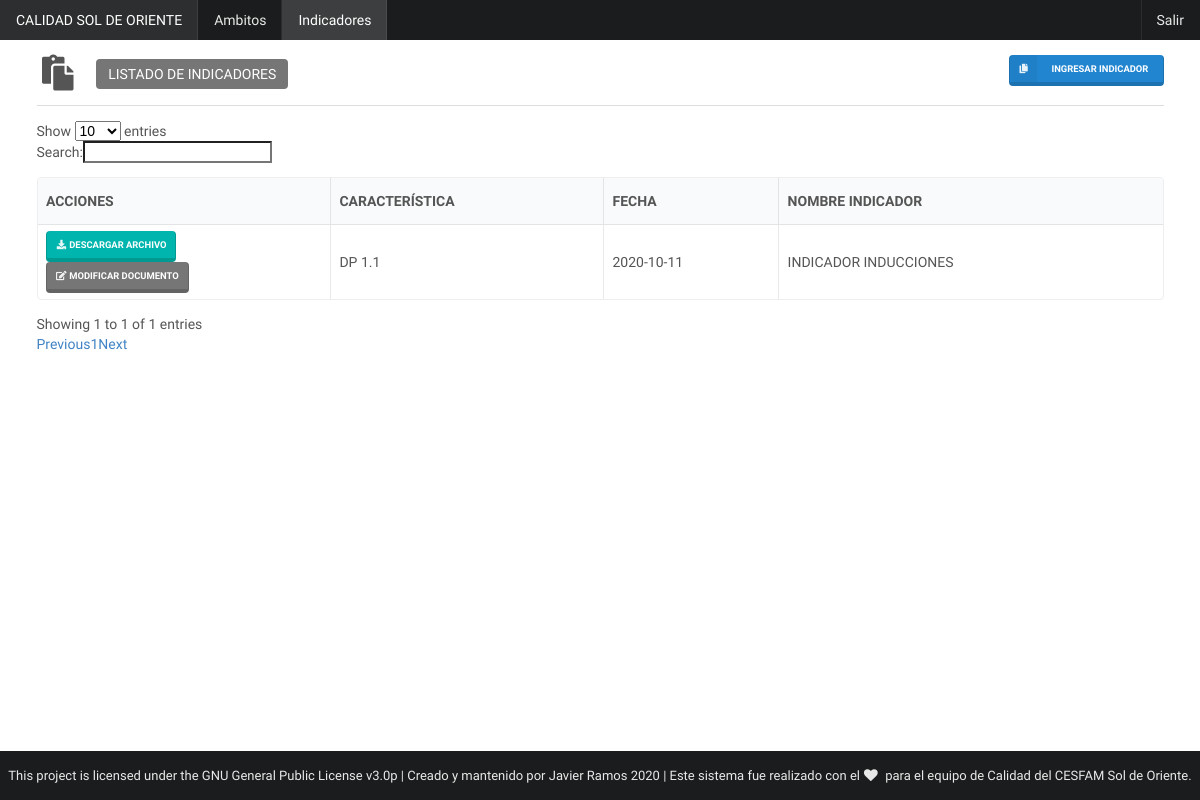
Before: /documentos/ (signed in) with the older database file.
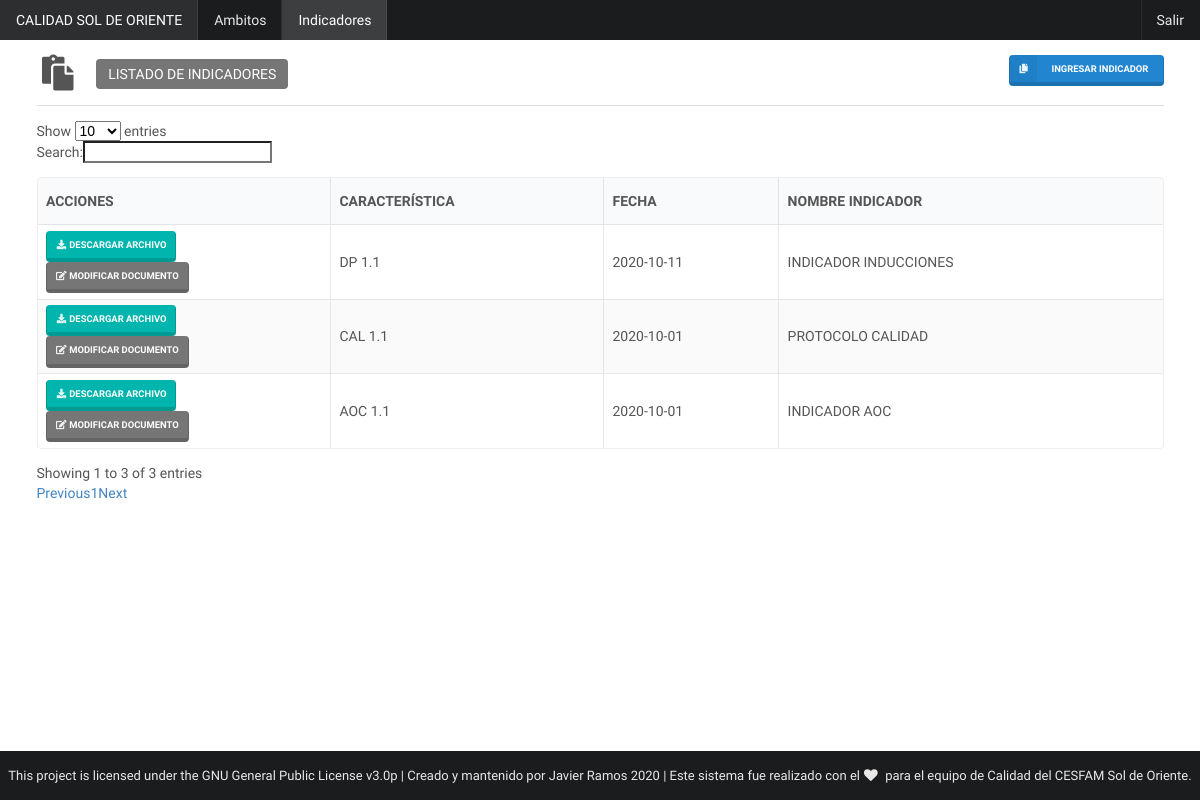
After: the same page with the newer database file.
### documentos/models.py (models this page shows, shortened)
class Documento(models.Model):
    nombre = models.CharField(
        max_length=255, verbose_name="Nombre del documento"
        )
    archivo = models.FileField(
        verbose_name='Archivo', null=True, blank=True, upload_to='documentos'
        )
    caracteristica = models.ForeignKey(
        Caracteristica, verbose_name="Característica", on_delete=models.CASCADE
        )
    funcionario = models.ForeignKey(
        Funcionario, verbose_name="Encargado", on_delete=models.CASCADE
        )
    tipo_documento = models.ForeignKey(
        TipoDocumento, verbose_name="Tipo de documento",
        on_delete=models.CASCADE
        )
    created = models.DateTimeField(
        auto_now_add=True, verbose_name='Fecha de creación'
        )
    updated = models.DateTimeField(
        auto_now=True, verbose_name='Fecha de edición'
        )
    version = models.FloatField(
        verbose_name='Versión del documento'
        )
    vigencia = models.DateField(verbose_name="Fecha de realización")

### caracteristicas/models.py (models this page shows)
class Caracteristica(models.Model):
    nombre = models.CharField(
        verbose_name='Nombre de Caracteristica', max_length=100
        )
    funcionario = models.ForeignKey(
        Funcionario, verbose_name="Encargado", on_delete=models.CASCADE,
        blank=True, null=True,
        related_name='caracteristica_funcionario'
        )
    subrogante = models.ForeignKey(
        Funcionario, verbose_name="Subrogante", on_delete=models.CASCADE,
        blank=True, null=True,
        related_name='caracteristica_subrogante'
        )
    ambito = models.ForeignKey(
        Ambito, verbose_name="Ámbito", on_delete=models.CASCADE
        )
    denominacion = RichTextField(
        verbose_name='Denomiación'
        )
    TIPO_CHOICES = (
        ('OBLIGATORIA', 'OBLIGATORIA'),
        ('NO OBLIGATORIA', 'NO OBLIGATORIA')
    )
    tipo = models.CharField(
        verbose_name="Tipo de caracteristica", choices=TIPO_CHOICES,
        max_length=15, null=True, blank=True
        )
    numero = models.FloatField(
        verbose_name='Número de Característica'
        )
    fecha_actualizacion = models.DateField(
        verbose_name='Fecha de última actualización', default='2018-11-13'
        )
    created = models.DateTimeField(
        auto_now_add=True, verbose_name='Fecha de creación'
        )
    updated = models.DateTimeField(
        auto_now=True, verbose_name='Fecha de edición'
        )
    class Meta:
        verbose_name = 'Característica'
        verbose_name_plural = 'Características'
        ordering = ['ambito', 'numero']
    def __str__(self):
        return self.nombre

### documentos/views.py (the view)
# urls.py: path('', DocumentoList.as_view(), name='documentos'),
@method_decorator(login_required(), name='dispatch')
class DocumentoList(ListView):
    model = Documento

### templates/documentos/documento_list.html (shortened to what this page needs)
{% extends 'core/base.html' %}
{% load static %}
{% block content %}
<div class="ui container">
  <h2 class="ui header floated left">
    <i class="clipboard check icon"></i>
    <div class="content">{{ caracteristica.nombre }}
      <div class="ui grey large label">LISTADO DE INDICADORES</div>
    </div>
  </h2>
     {% if request.user.is_staff %}
  <a class="ui right floated mini blue labeled icon button"
     data-tooltip="Ingresar Indicador"
     data-inverted=""
     data-position="bottom center"
     href="{% url 'documentos:crear' %}">
    <i class="copy outline icon"></i>
    INGRESAR INDICADOR
  </a>
  {% endif %}
  <div class="ui divider clearing"></div>
  <div>
    <table id="documentos" class="ui celled very compact table bordered striped">
      <thead>
      <tr>
        <th>ACCIONES</th>
        <th>CARACTERÍSTICA</th>
        <th>FECHA</th>
        <th>NOMBRE INDICADOR</th>
      </tr>
      </thead>
      <tbody>
      {% for documento in documento_list %}
      <tr>
        <td style="width: 26%">
          <a class="ui mini icon teal button"
             href="#"
             data-tooltip="Descargar Documentos"
             data-inverted=""
             data-position="bottom center">
            <i class="download icon"></i>
            Descargar Archivo
          </a>
          {% if request.user.is_staff %}
          <a class="ui mini icon grey button"
             href="#"
             data-tooltip="Modificar Documento"
             data-inverted=""
             data-position="bottom center">
            <i class="edit icon"></i>
            Modificar Documento
          </a>
          {% endif %}
        </td>
        <td>{{ documento.caracteristica }}</td>
        <td>{{ documento.vigencia | upper }}</td>
        <td>{{ documento.nombre | upper }}</td>
      </tr>
      {% endfor %}
    </table>
  </div>
</div>
</div>
{% endblock %}

### templates/core/base.html (shortened to what this page needs)
<!DOCTYPE html>
{% load static %}
<html lang="en">
<head>
  <link href="{% static 'semantic/semantic-lumen.css' %}" rel="stylesheet">
</head>
<body>
{% include 'core/navbar.html'%}
<div style="padding: 55px 0 5%;">
  <div class="ui main container">
    {% block content %}
    {% endblock %}
  </div>
  {% include 'core/footer.html' %}
</body>
</html>

### templates/core/navbar.html
<div class="ui fixed inverted menu">
  <a class="{% if request.path == '/' %}active{% endif %} item" href="{% url 'home' %}">CALIDAD SOL DE ORIENTE</a>
  <a class="ui {% if request.path|slice:" :9" == '/ambitos/' %}active{% endif %} item" href="{% url 'ambitos:ambitos' %}">Ambitos</a>
  <a class="ui {% if request.path|slice:" :9" == '/documentos/' %}active{% endif %} item" href="{% url 'documentos:documentos' %}">Indicadores</a>
  <div class="right menu">
    {% if not request.user.is_authenticated %}
    <a class="ui item" href="{% url 'login' %}">Acceder</a>
    {% else %}
    <a class="ui item" href="{% url 'logout' %}">Salir</a>
    {% endif %}
  </div>
</div>

### templates/core/footer.html (shortened to what this page needs)
<div class="ui inverted vertical footer segment" style="position: fixed;
  left: 0;
  bottom: 0;
  margin-top: 3%;
  width: 100%;
  text-align: center;
}">
    <div class="ui horizontal inverted small divided link list">
      <p>
        This project is licensed under the GNU General Public License v3.0p | Creado y mantenido por Javier Ramos
        | Este sistema fue realizado con el <i class="heart icon"></i>
        para el equipo de Calidad del CESFAM Sol de Oriente.
      </p>
    </div>
  </div>

### templates/core/scripts.html (shortened to what this page needs)
{% load static %}

Changed rows visible on the page:
added Documento: caracteristica "CAL 1.1", vigencia "2020-10-01", nombre "PROTOCOLO CALIDAD"
added Documento: caracteristica "AOC 1.1", vigencia "2020-10-01", nombre "INDICADOR AOC"
Other visible differences:
text written by a page script: "Show entries Search: Showing 1 to 1 of 1 entries Previous 1 Next" → "Show entries Search: Showing 1 to 3 of 3 entries Previous 1 Next"
